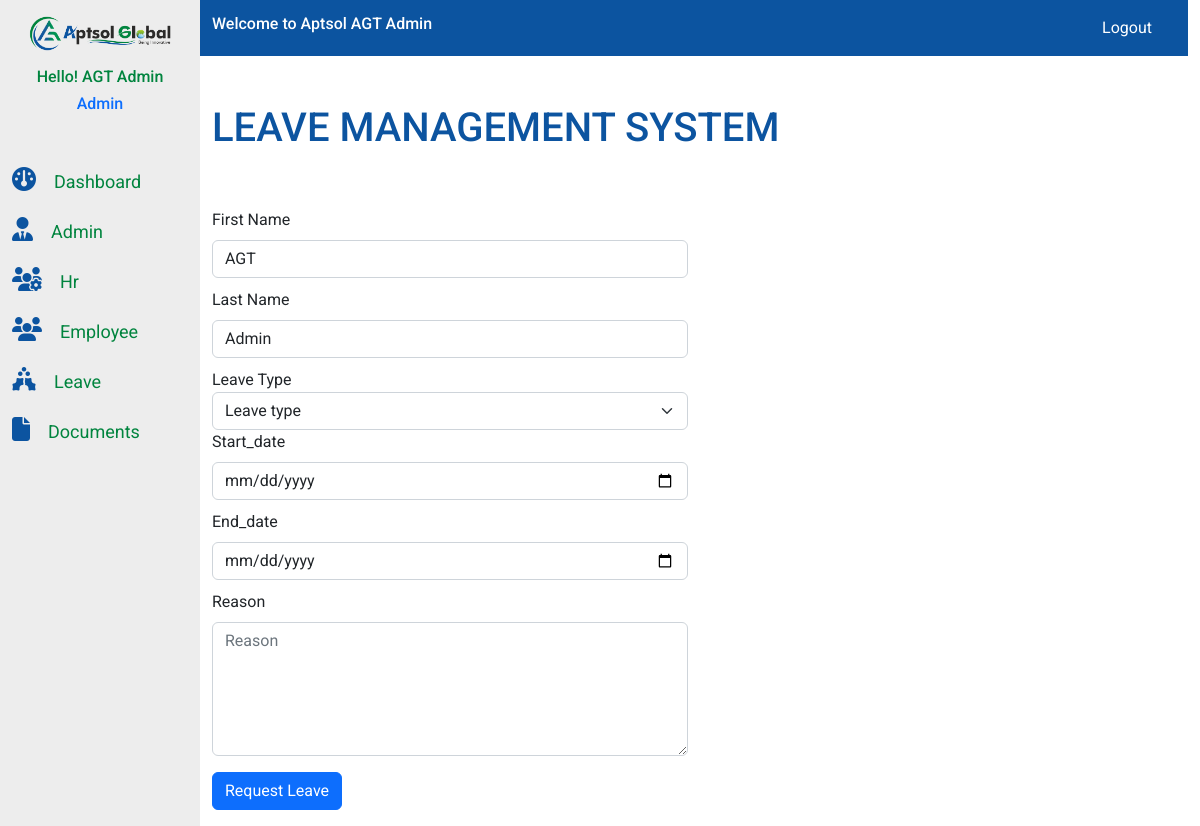
Page /leaverequest/1/ (signed in) on the committed database.
### AGT_admin_app/models.py (models this page shows, shortened)
class Employee_detail(models.Model):
    image=models.ImageField(upload_to="images",null=True,blank=True)
    First_Name = models.CharField(max_length=50)
    Last_Name = models.CharField(max_length=50)
    Email = models.EmailField()
    Contact = models.BigIntegerField()
    Emp_Id = models.CharField(primary_key=True,max_length=20)
    Department = models.ForeignKey(Depart,on_delete=models.CASCADE)
    Designation = models.CharField(max_length=50)
    Salary = models.DecimalField(max_digits=10, decimal_places=2)
    BasicPay = models.DecimalField(max_digits=10, decimal_places=2)
    PAN = models.CharField(max_length=10)
    UAN = models.BigIntegerField()
    BankAccount = models.BigIntegerField()
    Location = models.CharField(max_length=50)

### AGT_Employee/views.py (the view)
# urls.py: path("leaverequest/<slug:Emp_Id>/",views.leave_request,name="leaverequest"),
def leave_request(request,Emp_Id):
    if request.user.is_authenticated:
        current_user=request.user
        emps=Employee_detail.objects.get(Email=current_user.email)
        context={"emps":emps,
                 "emp":emps,
                }
        if request.method == "POST":
            start_date=request.POST.get("start_date")
            end_date=request.POST.get("end_date")
            reason=request.POST.get("reason")
            leave_type=request.POST.get("leavetype")
            leave_type,Created= LeaveType.objects.get_or_create(name=leave_type)
            query=LeaveRequest.objects.create(Emp_Id=emps,start_date=start_date,end_date=end_date,reason=reason,leave_type=leave_type,status='Pending')
            query.save()
            messages.success(request,"Request Done")
            return redirect("/leavestatus/"+emps.Emp_Id)
        elif request.method == "GET":
            return render(request,"leaverequest.html",context)
        else:
            messages.error(request,"Unsuccessfull")
            return redirect("/leaverequest/"+emps.Emp_Id)
    else:
        return render(request,"login.html")

### AGT_Employee/templates/leaverequest.html (shortened to what this page needs)
{% extends "base.html"%}
{% load static %}
{% block mainnavcontent%}
<div class="row mb-5 mt-5">
    <div class="col-md-12">
        <h1 class="admin-head">
         LEAVE MANAGEMENT SYSTEM
        </h1>
    </div>
</div>
<div class="row">
    <div class="col-md-6">
        <div class="leave_form">
            <form action="{% url 'leaverequest' emp.Emp_Id %}" method="post">{% csrf_token %}
                <label for="First_Name" class="form-label">First Name</label>
                <input type="text" class="form-control addform" placeholder="First Name" id="First_Name" name="First_Name" value="{{emp.First_Name}}" required>
                <label for="Last_Name" class="form-label">Last Name</label>
                <input type="text" class="form-control addform" placeholder="Last Name" id="Last_Name" name="Last_Name" value="{{emp.Last_Name}}" required>
                <label for="leavetype">Leave Type</label>
                <select class="form-select" id="leavetype" name="leavetype" aria-label="Default select example">
                    <option selected>Leave type</option>
                </select>
                <label for="start_date" class="form-label">Start_date</label>
                <input type="date" class="form-control addform" placeholder="Start_date" id="start_date" name="start_date" required>
                <label for="end_date" class="form-label">End_date</label>
                <input type="date" class="form-control addform" placeholder="End_date" id="end_date" name="end_date" required>
                <label for="reason" class="form-label">Reason</label>
                <textarea name="reason" id="reason" cols="30" rows="5" placeholder="Reason" class="form-control addform mb-3"></textarea>
                <button class="btn btn-primary mb-3" type="submit">Request Leave</button>
            </form>
        </div>
    </div>
</div>
{% endblock mainnavcontent%}

### AGT_app/templates/base.html (shortened to what this page needs)
{% load static %}
<!DOCTYPE html>
<html lang="en">
<head>
    <link rel="stylesheet" href="https://cdnjs.cloudflare.com/ajax/libs/font-awesome/6.5.1/css/all.min.css" />
    <link rel="stylesheet" href="{% static 'assets/css/bootstrap.min.css'%}">
    <link rel="stylesheet" href="{% static 'assets/css/style.css'%}">
    <link rel="stylesheet" href="{% static 'assets/css/media.css'%}">
</head>
<body>
   <div class="main-navbarflex">
    <section class="sidenav">
        <div class="sidenav_side">
            <div class="container">
                <div class="row">
                    <div class="col-md-12">
                        <div class="side_nav">
                            <div class="logoApt">
                               <a href="/home">
                                <img src="{% static 'assets/images/Logo/logo.png'%}" class="img-fluid" alt="logo">
                               </a>
                            </div>
                            <div class="username1">
                               <a href="/Employee_info"><h3 class="user_con">Hello! {{emp.First_Name}} {{emp.Last_Name}}</h3></a>
                               <a href="{% url 'Emp_info' emp.Emp_Id %}"><h6 class="user_designation text-center">{{emp.Designation}}</h6></a>
                            </div>
                        </div>
                    </div>
                </div>
                <div class="row">
                    <div class="col-md-12">
                        <div class="sidenav_items">
                            <ul class="list-group">
                                <li class="list-items"><a href="/home"><i class="fa-solid fa-gauge side-icons"></i><span class="side-item">Dashboard</span></a></li>
                                {% if user.is_superuser  %}
                                <li class="list-items"><a href="/admin_app"><i class="fa-solid fa-user-tie side-icons"></i><span class="side-item" >Admin</span></a></li>
                                {% endif %}
                                {% if user.is_staff %}
                                <li class="list-items"><a href="/Hr_manage"><i class="fa-solid fa-users-gear side-icons"></i><span class="side-item">Hr</span></a></li>
                                {% endif %}
                                <li class="list-items"><a href="/Employee_info"><i class="fa-solid fa-users side-icons"></i><span class="side-item">Employee</span></a></li>
                                <li class="list-items"><a href=""><i class="fa-solid fa-holly-berry side-icons"></i><span class="side-item">Leave</span></a></li>
                                <li class="list-items"><a href=""><i class="fa-solid fa-file side-icons"></i><span class="side-item">Documents</span></a></li>
                            </ul>
                        </div>
                    </div>
                </div>
            </div>
        </div>
    </section>
    <section class="main-nav">
        <div class="container">
            <div class="row">
                <div class="col-md-12">
                    <nav class="navbar navbar-expand-lg">
                        <div class="container">
                          <a href="/Employee_info"><h3 class="user_name">Welcome to Aptsol {{emp.First_Name}} {{emp.Last_Name}}</h3></a>
                          <div class="collapse navbar-collapse" id="navbarSupportedContent">
                            <ul class="navbar-nav ms-auto mb-2 mb-lg-0">
                              <li class="nav-item">
                                <a class="nav-link" href="#"></a>
                              </li>
                              <li class="nav-item">
                                <a class="nav-link" aria-current="page" href="/logout">Logout</a>
                              </li>
                              <li class="nav-item">
                                <a class="nav-link" href="#"></a>
                              </li>
                            </div>
                        </div>
                      </nav>
                </div>
            </div>
        </div>
       <section class="main-content">
        <div class="container">
            {% block mainnavcontent%}
            {% endblock mainnavcontent%}
        </div>
       </section>
    </section>
   </div>
</body>
</html>

### static/assets/css/style.css (style rules this page uses)
* { margin: 0; padding: 0; box-sizing: border-box; list-style: none; font-family: "Roboto", sans-serif; }
a { text-decoration: none; }
.main-navbarflex { display: inline-flex; }
section.sidenav { width: 20%; background:#00000012; min-height: 100vh; }
.main-nav { width: 100%; }
.logoApt { padding: 15px; }
nav.navbar { background: #0c54a0; margin-left: -12px; }
ul.list-group { margin: -15px 0px 0 0px; padding: 30px; }
h3.user_con { color: #00843e; font-size: 16px; text-align: center; }
a.nav-link { color: #fff !IMPORTANT; }
li.list-items { margin-bottom: 20px; font-size: 20px; font-weight: 400; }
span.side-item { margin-left: 20px; color: #00843e; }
i.fa-solid { color: #0c54a0; font-size: 25px; }
h3.user_name { color: #fff; font-size: 16px; }
h1.admin-head { color: #0c54a0; }
input.form-control.addform { margin-bottom: 10px; }

### static/assets/css/media.css (style rules this page uses)
@media only screen and (min-width:1023px) and (max-width:1360px) { ul.list-group { padding: 0; margin: 45px 0 0 0px; } }
@media only screen and (min-width:1023px) and (max-width:1360px) { span.side-item { margin-left: 18px; color: #00843e; font-size: 18px; } }
@media only screen and (min-width:1023px) and (max-width:1360px) { i.fa-solid { color: #0c54a0; font-size: 24px } }

### rows in the picture
Employee_detail: First_Name "AGT", Last_Name "Admin", Designation "Admin"
